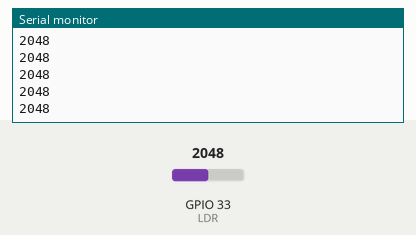
Simulated run of this sketch. Board: ESP32. Parts: the last lines printed to the serial monitor. The inputs (shaded band) are chosen by the test bench; at power-on: GPIO 33 (LDR) = 2048.

Above: at 1.2 s.
1.3 s: GPIO 33 (LDR) set to 2866
At 2.4 s:
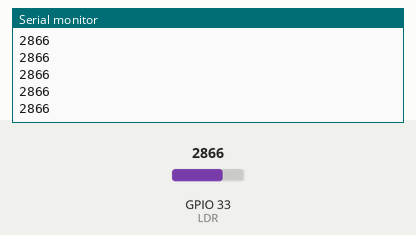
2.8 s: GPIO 33 (LDR) set to 3603
At 3.6 s:
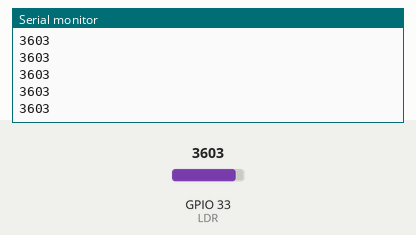
Timing chart, 0 to 5.8 s (numbered marks = the images above; inputs shaded):
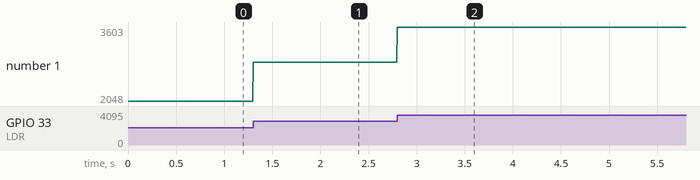

Measured:
- after the input at 1.3 s, the serial monitor: prints a new line at once (image 1)
- after the input at 2.8 s, the serial monitor: prints a new line at once (image 2)
- plotted number 1: 2048 → 2866 after the input at 1.3 s, 2866 → 3603 after the input at 2.8 s

The sketch:

Lab5_A1.ino
```cpp
//6188089 - Nattawipa Saetae
#define LDR 33

int aValue;

void setup() {
  Serial.begin(9600);
}

void loop() {
  aValue = analogRead(LDR); //12 bits ADC
  Serial.println(aValue);
}
```
